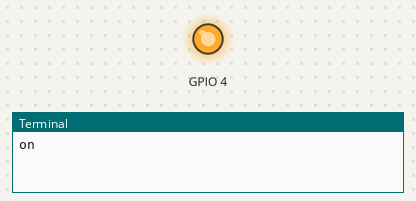
This program was run on a simulated Raspberry Pi (BCM pin numbers). Shown: output pins drawn as LEDs (lit = HIGH), the last lines printed to the terminal.

Above: at 1.0 s.
At 3.0 s:
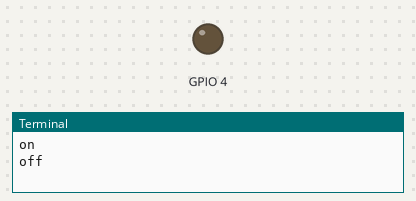
Timing chart, 0 to 5.2 s (numbered marks = the images above):
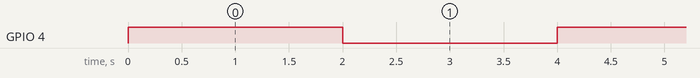

Measured:
- by itself, GPIO 4: alternates HIGH for 2.0 s and LOW for 2.0 s

The program:

blink.py
```python
import time
import RPi.GPIO as GPIO

GPIO.setmode(GPIO.BCM)
GPIO.setup(4, GPIO.OUT)
while True:
    GPIO.output(4, True)
    print("on")
    time.sleep(2)
    GPIO.output(4, False)
    print("off")
    time.sleep(2)
```
